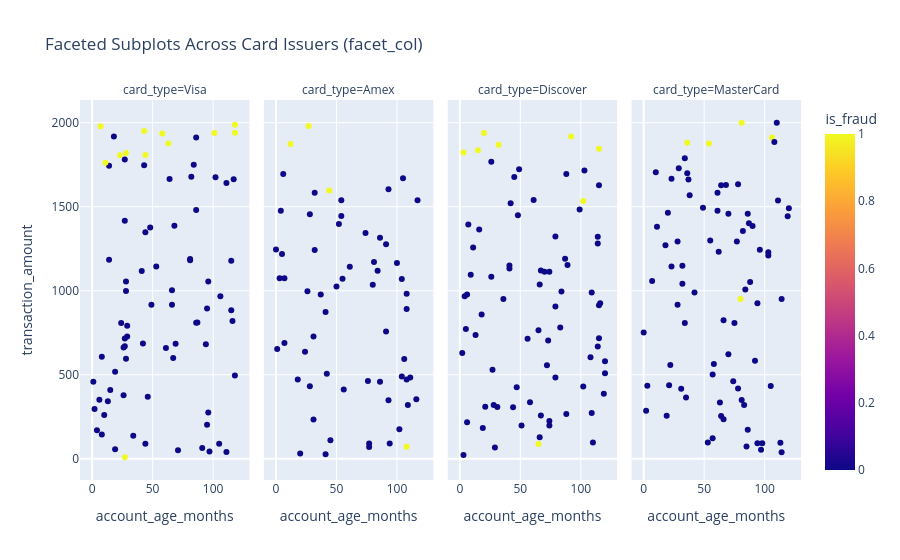

The cell this chart's notebook holds for it:
### Markdown cell above
### 🔹 Faceted Subplots: `facet_col` and `facet_row`
- **What it does:** Demonstrates how to use `🔹 Faceted Subplots: `facet_col` and `facet_row`` in Python.
- **Syntax:** `facet_col`
- **Key Note:** Always provide clear axis labels (`xlabel`, `ylabel`) and a title so viewers can interpret your visualization at a glance.
- **Dataset Application & Code Demonstration:** Applies Faceted Subplots on fintech records using columns `account_age_months`, `card_type`, `is_fraud`, `transaction_amount` to demonstrate real-world execution.

### Code cell
fig = px.scatter(df.head(300), x='account_age_months', y='transaction_amount', color='is_fraud', facet_col='card_type', title='Faceted Subplots Across Card Issuers (facet_col)')
fig.show()

### Figure 1 — Plotly figure (JSON) as saved in the notebook; plotly's stock layout.template omitted (floating-point values rounded to 4 significant figures)
{"data": [{"hovertemplate": "card_type=Visa<br>account_age_months=%{x}<br>transaction_amount=%{y}<br>is_fraud=%{marker.color}<extra></extra>", "legendgroup": "", "marker": {"color": [0, 1, 0, 0, 0, 0, 0, 1, 0, 0, 0, 0, 0, 0, 0, 1, 0, 0, 0, 0, 0, 1, 0, 1, 0, 0, 1, 0, 0, 0, 1, 0, 0, 0, 0, 0, 0, 0, 0, 0, 0, 0, 1, 0, 0, 0, 0, 0, 0, 0, 0, 0, 0, 0, 0, 0, 0, 0, 0, 0, 0, 0, 0, 0, 0, 0, 0, 1, 0, 0, 0, 1, 0, 1, 0, 0, 0, 1, 0, 0, 0], "coloraxis": "coloraxis", "symbol": "circle"}, "mode": "markers", "name": "", "orientation": "v", "showlegend": false, "type": "scatter", "x": [8, 28, 91, 44, 6, 42, 44, 23, 8, 86, 29, 71, 97, 111, 24, 27, 96, 2, 4, 18, 64, 101, 29, 7, 46, 69, 58, 94, 19, 81, 118, 95, 26, 28, 117, 67, 86, 27, 105, 43, 13, 106, 63, 84, 27, 34, 26, 28, 27, 115, 115, 41, 111, 66, 28, 10, 15, 14, 1, 95, 87, 81, 86, 82, 53, 49, 102, 44, 96, 48, 68, 43, 27, 11, 19, 118, 14, 118, 116, 66, 61], "xaxis": "x", "y": [607.8, 1819.0, 64.08, 1348.0, 351.9, 686.0, 89.06, 1806.0, 144.1, 809.2, 727.7, 50.59, 44.32, 40.2, 807.8, 9.39, 1055.0, 296.2, 170.2, 1918.0, 1665.0, 1939.0, 792.1, 1978.0, 369.2, 684.8, 1936.0, 682.1, 518.7, 1189.0, 1940.0, 895.1, 662.9, 998.9, 1664.0, 599.4, 1480.0, 1417.0, 90.14, 1747.0, 342.5, 966.9, 1876.0, 1749.0, 670.4, 136.7, 378.7, 595.6, 715.5, 884.4, 1179.0, 1117.0, 1642.0, 1003.0, 1055.0, 261.2, 409.6, 1744.0, 458.4, 202.4, 810.6, 1182.0, 1912.0, 1679.0, 1144.0, 916.2, 1675.0, 1808.0, 276.1, 1376.0, 1386.0, 1951.0, 1781.0, 1761.0, 57.65, 496.1, 1185.0, 1988.0, 820.1, 915.9, 660.0], "yaxis": "y"}, {"hovertemplate": "card_type=Amex<br>account_age_months=%{x}<br>transaction_amount=%{y}<br>is_fraud=%{marker.color}<extra></extra>", "legendgroup": "", "marker": {"color": [0, 0, 0, 0, 0, 0, 0, 0, 0, 0, 0, 0, 0, 0, 0, 0, 1, 0, 0, 0, 0, 0, 0, 0, 0, 0, 0, 0, 0, 0, 0, 1, 0, 0, 0, 0, 0, 0, 0, 0, 0, 0, 0, 0, 0, 0, 1, 0, 1, 0, 0, 0, 0, 0, 0, 0, 0, 0, 0, 0, 0], "coloraxis": "coloraxis", "symbol": "circle"}, "mode": "markers", "name": "", "orientation": "v", "showlegend": false, "type": "scatter", "x": [50, 55, 105, 91, 76, 108, 77, 5, 111, 32, 86, 93, 26, 1, 24, 7, 27, 61, 3, 28, 106, 102, 7, 86, 80, 6, 56, 18, 100, 52, 108, 108, 108, 31, 20, 81, 109, 104, 104, 42, 77, 45, 41, 91, 28, 94, 44, 32, 12, 74, 116, 0, 4, 37, 93, 54, 54, 117, 41, 31, 84], "xaxis": "x2", "y": [1026.0, 1071.0, 1669.0, 757.5, 462.6, 982.7, 91.22, 1219.0, 483.9, 1243.0, 1315.0, 349.1, 997.5, 653.6, 637.0, 689.1, 1981.0, 1143.0, 1075.0, 1455.0, 594.4, 175.6, 1075.0, 459.2, 1035.0, 1694.0, 412.1, 472.4, 1164.0, 1397.0, 471.2, 72.22, 892.0, 727.4, 31.71, 1171.0, 320.2, 490.2, 1070.0, 506.6, 70.39, 111.1, 873.7, 1276.0, 432.5, 90.56, 1597.0, 1583.0, 1873.0, 1343.0, 354.1, 1245.0, 1475.0, 978.3, 1604.0, 1445.0, 1539.0, 1538.0, 26.95, 233.5, 1119.0], "yaxis": "y2"}, {"hovertemplate": "card_type=Discover<br>account_age_months=%{x}<br>transaction_amount=%{y}<br>is_fraud=%{marker.color}<extra></extra>", "legendgroup": "", "marker": {"color": [0, 0, 0, 0, 0, 0, 0, 1, 0, 1, 0, 0, 0, 0, 0, 1, 0, 0, 0, 0, 0, 0, 0, 0, 0, 1, 0, 0, 0, 0, 0, 0, 0, 0, 0, 0, 0, 0, 0, 0, 0, 0, 1, 0, 0, 0, 0, 0, 0, 0, 0, 0, 0, 0, 0, 1, 0, 0, 0, 0, 0, 0, 1, 0, 0, 0, 0, 0, 0, 0, 0, 0, 1, 0, 0, 0, 0, 0], "coloraxis": "coloraxis", "symbol": "circle"}, "mode": "markers", "name": "", "orientation": "v", "showlegend": false, "type": "scatter", "x": [5, 51, 6, 114, 27, 74, 42, 92, 120, 102, 31, 29, 70, 44, 119, 65, 41, 3, 74, 49, 66, 28, 120, 36, 103, 15, 67, 114, 79, 7, 115, 56, 83, 87, 79, 13, 88, 45, 74, 99, 9, 79, 20, 26, 58, 26, 108, 16, 11, 47, 6, 109, 72, 115, 109, 3, 66, 116, 21, 88, 89, 19, 32, 4, 48, 65, 18, 73, 110, 84, 41, 115, 115, 114, 67, 102, 2, 61], "xaxis": "x3", "y": [772.7, 198.5, 217.2, 1321.0, 529.5, 199.0, 1521.0, 1917.0, 508.6, 1534.0, 307.8, 67.29, 1114.0, 307.2, 386.7, 88.28, 1151.0, 23.1, 224.7, 1723.0, 1037.0, 320.1, 580.7, 951.3, 1716.0, 1835.0, 1121.0, 1282.0, 1323.0, 1394.0, 717.6, 714.6, 782.0, 1190.0, 484.3, 736.1, 1694.0, 1676.0, 1114.0, 1483.0, 1095.0, 905.7, 1938.0, 1767.0, 337.3, 1083.0, 603.6, 1364.0, 1258.0, 425.4, 977.7, 272.5, 557.1, 914.3, 990.1, 1823.0, 128.1, 924.9, 309.8, 266.8, 1153.0, 182.9, 1869.0, 967.6, 1448.0, 765.0, 859.1, 703.3, 96.63, 994.8, 1132.0, 1628.0, 1845.0, 668.1, 257.5, 429.6, 629.6, 1541.0], "yaxis": "y3"}, {"hovertemplate": "card_type=MasterCard<br>account_age_months=%{x}<br>transaction_amount=%{y}<br>is_fraud=%{marker.color}<extra></extra>", "legendgroup": "", "marker": {"color": [0, 1, 1, 0, 0, 0, 0, 0, 0, 1, 0, 0, 0, 0, 0, 0, 0, 0, 0, 0, 0, 0, 0, 0, 0, 0, 0, 0, 0, 0, 0, 0, 0, 0, 0, 0, 0, 0, 0, 0, 0, 0, 0, 0, 0, 0, 0, 0, 0, 0, 0, 0, 0, 0, 0, 0, 0, 0, 0, 0, 0, 0, 0, 1, 0, 0, 0, 0, 1, 0, 0, 0, 0, 0, 0, 0, 0, 0, 0, 0], "coloraxis": "coloraxis", "symbol": "circle"}, "mode": "markers", "name": "", "orientation": "v", "showlegend": false, "type": "scatter", "x": [92, 81, 106, 96, 113, 78, 34, 57, 86, 36, 29, 83, 86, 23, 114, 61, 57, 110, 36, 66, 23, 28, 31, 53, 70, 84, 81, 82, 74, 20, 103, 32, 111, 90, 88, 85, 18, 42, 64, 94, 62, 78, 108, 98, 11, 66, 119, 7, 70, 35, 10, 0, 68, 49, 114, 64, 19, 21, 28, 120, 97, 32, 2, 80, 38, 3, 61, 103, 54, 77, 34, 22, 58, 105, 37, 55, 63, 87, 75, 94], "xaxis": "x4", "y": [584.2, 1999.0, 1911.0, 1244.0, 96.06, 1633.0, 808.7, 501.6, 1458.0, 1881.0, 1728.0, 320.1, 172.9, 1667.0, 39.15, 1583.0, 121.9, 1999.0, 1700.0, 824.9, 1143.0, 1294.0, 416.4, 96.56, 1458.0, 1008.0, 349.8, 1355.0, 461.3, 1464.0, 1229.0, 1149.0, 1536.0, 1385.0, 1052.0, 72.68, 1271.0, 989.5, 255.5, 925.4, 1231.0, 417.7, 1884.0, 92.66, 1381.0, 235.2, 1443.0, 1058.0, 621.7, 364.7, 1705.0, 751.1, 1629.0, 1493.0, 950.7, 1628.0, 256.5, 438.0, 916.7, 1490.0, 53.45, 1041.0, 286.3, 950.9, 1568.0, 435.3, 1476.0, 1210.0, 1877.0, 1293.0, 1789.0, 558.0, 563.9, 432.6, 1661.0, 1299.0, 335.2, 1402.0, 807.7, 92.25], "yaxis": "y4"}], "layout": {"annotations": [{"font": {}, "showarrow": false, "text": "card_type=Visa", "x": 0.1175, "xanchor": "center", "xref": "paper", "y": 1.0, "yanchor": "bottom", "yref": "paper"}, {"font": {}, "showarrow": false, "text": "card_type=Amex", "x": 0.3725, "xanchor": "center", "xref": "paper", "y": 1.0, "yanchor": "bottom", "yref": "paper"}, {"font": {}, "showarrow": false, "text": "card_type=Discover", "x": 0.6275, "xanchor": "center", "xref": "paper", "y": 1.0, "yanchor": "bottom", "yref": "paper"}, {"font": {}, "showarrow": false, "text": "card_type=MasterCard", "x": 0.8825, "xanchor": "center", "xref": "paper", "y": 1.0, "yanchor": "bottom", "yref": "paper"}], "coloraxis": {"colorbar": {"title": {"text": "is_fraud"}}, "colorscale": [[0.0, "#0d0887"], [0.1111, "#46039f"], [0.2222, "#7201a8"], [0.3333, "#9c179e"], [0.4444, "#bd3786"], [0.5556, "#d8576b"], [0.6667, "#ed7953"], [0.7778, "#fb9f3a"], [0.8889, "#fdca26"], [1.0, "#f0f921"]]}, "legend": {"tracegroupgap": 0}, "title": {"text": "Faceted Subplots Across Card Issuers (facet_col)"}, "xaxis": {"anchor": "y", "domain": [0.0, 0.235], "title": {"text": "account_age_months"}}, "xaxis2": {"anchor": "y2", "domain": [0.255, 0.49], "matches": "x", "title": {"text": "account_age_months"}}, "xaxis3": {"anchor": "y3", "domain": [0.51, 0.745], "matches": "x", "title": {"text": "account_age_months"}}, "xaxis4": {"anchor": "y4", "domain": [0.765, 1.0], "matches": "x", "title": {"text": "account_age_months"}}, "yaxis": {"anchor": "x", "domain": [0.0, 1.0], "title": {"text": "transaction_amount"}}, "yaxis2": {"anchor": "x2", "domain": [0.0, 1.0], "matches": "y", "showticklabels": false}, "yaxis3": {"anchor": "x3", "domain": [0.0, 1.0], "matches": "y", "showticklabels": false}, "yaxis4": {"anchor": "x4", "domain": [0.0, 1.0], "matches": "y", "showticklabels": false}}}
